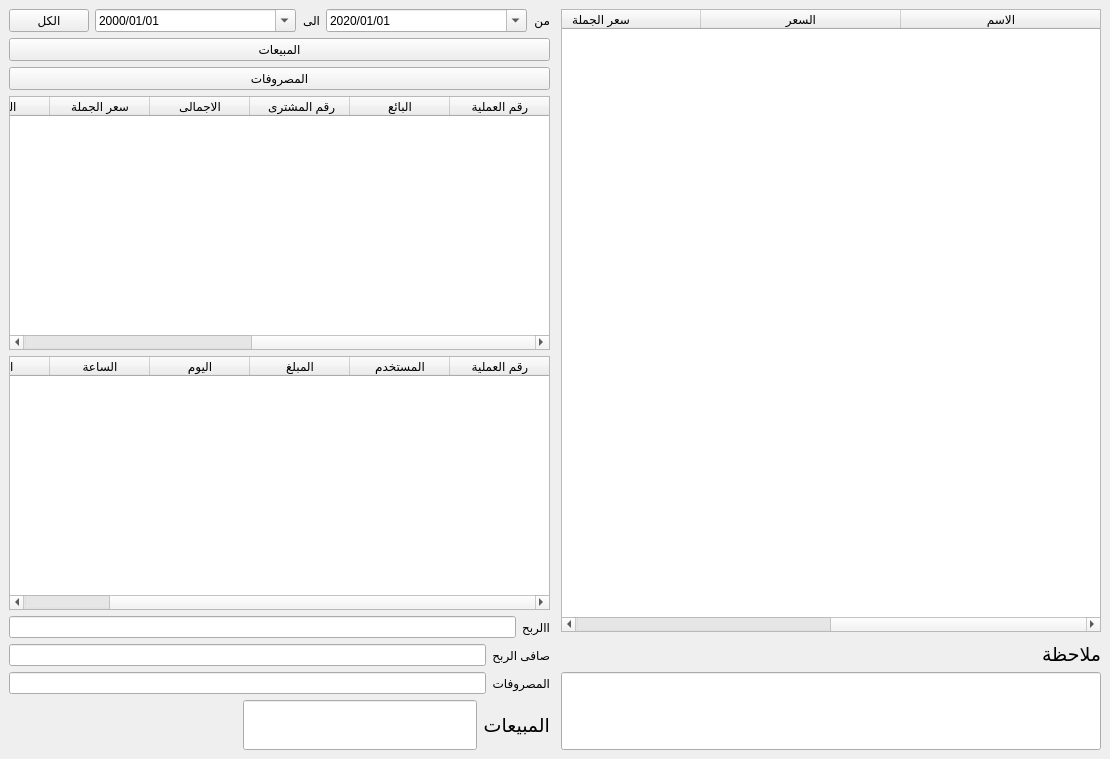
<?xml version="1.0" encoding="UTF-8"?>
<ui version="4.0">
 <class>MainWindow</class>
 <widget class="QMainWindow" name="MainWindow">
  <property name="geometry">
   <rect>
    <x>0</x>
    <y>0</y>
    <width>1110</width>
    <height>759</height>
   </rect>
  </property>
  <property name="sizePolicy">
   <sizepolicy hsizetype="Expanding" vsizetype="Preferred">
    <horstretch>0</horstretch>
    <verstretch>0</verstretch>
   </sizepolicy>
  </property>
  <property name="windowTitle">
   <string>سجل المبيعات</string>
  </property>
  <widget class="QWidget" name="centralwidget">
   <layout class="QHBoxLayout" name="horizontalLayout">
    <item>
     <layout class="QVBoxLayout" name="verticalLayout_2" stretch="0,0,0,0,0,0">
      <item>
       <layout class="QHBoxLayout" name="horizontalLayout_3" stretch="0,1,0,1,0">
        <item>
         <widget class="QPushButton" name="pushButton_all">
          <property name="text">
           <string>الكل</string>
          </property>
         </widget>
        </item>
        <item>
         <widget class="QDateEdit" name="dateEdit_to">
          <property name="dateTime">
           <datetime>
            <hour>0</hour>
            <minute>0</minute>
            <second>0</second>
            <year>2000</year>
            <month>1</month>
            <day>1</day>
           </datetime>
          </property>
          <property name="displayFormat">
           <string>yyyy/MM/dd</string>
          </property>
          <property name="calendarPopup">
           <bool>true</bool>
          </property>
         </widget>
        </item>
        <item>
         <widget class="QLabel" name="label_3">
          <property name="sizePolicy">
           <sizepolicy hsizetype="Expanding" vsizetype="Preferred">
            <horstretch>0</horstretch>
            <verstretch>0</verstretch>
           </sizepolicy>
          </property>
          <property name="text">
           <string>الى</string>
          </property>
         </widget>
        </item>
        <item>
         <widget class="QDateEdit" name="dateEdit_from">
          <property name="dateTime">
           <datetime>
            <hour>0</hour>
            <minute>0</minute>
            <second>0</second>
            <year>2020</year>
            <month>1</month>
            <day>1</day>
           </datetime>
          </property>
          <property name="displayFormat">
           <string>yyyy/MM/dd</string>
          </property>
          <property name="calendarPopup">
           <bool>true</bool>
          </property>
         </widget>
        </item>
        <item>
         <widget class="QLabel" name="label_2">
          <property name="text">
           <string>من</string>
          </property>
         </widget>
        </item>
       </layout>
      </item>
      <item>
       <widget class="QPushButton" name="pushButton_bills">
        <property name="text">
         <string>المبيعات</string>
        </property>
       </widget>
      </item>
      <item>
       <widget class="QPushButton" name="pushButton_expenses">
        <property name="text">
         <string>المصروفات</string>
        </property>
       </widget>
      </item>
      <item>
       <widget class="QTableWidget" name="tableWidget_bills">
        <property name="enabled">
         <bool>true</bool>
        </property>
        <property name="cursor" stdset="0">
         <cursorShape>PointingHandCursor</cursorShape>
        </property>
        <property name="contextMenuPolicy">
         <enum>Qt::PreventContextMenu</enum>
        </property>
        <property name="layoutDirection">
         <enum>Qt::RightToLeft</enum>
        </property>
        <property name="alternatingRowColors">
         <bool>true</bool>
        </property>
        <property name="selectionBehavior">
         <enum>QAbstractItemView::SelectRows</enum>
        </property>
        <property name="cornerButtonEnabled">
         <bool>false</bool>
        </property>
        <property name="columnCount">
         <number>9</number>
        </property>
        <attribute name="horizontalHeaderCascadingSectionResizes">
         <bool>true</bool>
        </attribute>
        <attribute name="horizontalHeaderStretchLastSection">
         <bool>true</bool>
        </attribute>
        <attribute name="verticalHeaderVisible">
         <bool>false</bool>
        </attribute>
        <column>
         <property name="text">
          <string>رقم العملية</string>
         </property>
        </column>
        <column>
         <property name="text">
          <string>البائع</string>
         </property>
        </column>
        <column>
         <property name="text">
          <string> رقم المشترى</string>
         </property>
        </column>
        <column>
         <property name="text">
          <string>الاجمالى</string>
         </property>
        </column>
        <column>
         <property name="text">
          <string>سعر الجملة</string>
         </property>
        </column>
        <column>
         <property name="text">
          <string>الخصم</string>
         </property>
        </column>
        <column>
         <property name="text">
          <string>مرتجع</string>
         </property>
        </column>
        <column>
         <property name="text">
          <string>التاريخ</string>
         </property>
        </column>
        <column>
         <property name="text">
          <string>الساعة</string>
         </property>
        </column>
       </widget>
      </item>
      <item>
       <widget class="QTableWidget" name="tableWidget_expenses">
        <property name="layoutDirection">
         <enum>Qt::RightToLeft</enum>
        </property>
        <column>
         <property name="text">
          <string>رقم العملية</string>
         </property>
        </column>
        <column>
         <property name="text">
          <string>المستخدم</string>
         </property>
        </column>
        <column>
         <property name="text">
          <string>المبلغ</string>
         </property>
        </column>
        <column>
         <property name="text">
          <string>اليوم</string>
         </property>
        </column>
        <column>
         <property name="text">
          <string>الساعة</string>
         </property>
        </column>
        <column>
         <property name="text">
          <string>البيان</string>
         </property>
        </column>
       </widget>
      </item>
      <item>
       <layout class="QHBoxLayout" name="horizontalLayout_4" stretch="0">
        <item>
         <layout class="QVBoxLayout" name="verticalLayout_4">
          <item>
           <layout class="QHBoxLayout" name="horizontalLayout_5">
            <item>
             <widget class="QLineEdit" name="lineEdit_profit"/>
            </item>
            <item>
             <widget class="QLabel" name="label_5">
              <property name="text">
               <string>االربح</string>
              </property>
             </widget>
            </item>
           </layout>
          </item>
          <item>
           <layout class="QHBoxLayout" name="horizontalLayout_7">
            <item>
             <widget class="QLineEdit" name="lineEdit_pureProfit"/>
            </item>
            <item>
             <widget class="QLabel" name="label_7">
              <property name="text">
               <string>صافى الربح</string>
              </property>
             </widget>
            </item>
           </layout>
          </item>
          <item>
           <layout class="QHBoxLayout" name="horizontalLayout_6">
            <item>
             <widget class="QLineEdit" name="lineEdit_expenses"/>
            </item>
            <item>
             <widget class="QLabel" name="label_6">
              <property name="text">
               <string>المصروفات</string>
              </property>
             </widget>
            </item>
           </layout>
          </item>
          <item>
           <layout class="QHBoxLayout" name="horizontalLayout_2">
            <item>
             <spacer name="horizontalSpacer_3">
              <property name="orientation">
               <enum>Qt::Horizontal</enum>
              </property>
              <property name="sizeHint" stdset="0">
               <size>
                <width>40</width>
                <height>20</height>
               </size>
              </property>
             </spacer>
            </item>
            <item>
             <widget class="QLineEdit" name="lineEdit_total">
              <property name="sizePolicy">
               <sizepolicy hsizetype="Expanding" vsizetype="Fixed">
                <horstretch>0</horstretch>
                <verstretch>0</verstretch>
               </sizepolicy>
              </property>
              <property name="minimumSize">
               <size>
                <width>0</width>
                <height>50</height>
               </size>
              </property>
              <property name="font">
               <font>
                <pointsize>11</pointsize>
               </font>
              </property>
              <property name="layoutDirection">
               <enum>Qt::RightToLeft</enum>
              </property>
              <property name="frame">
               <bool>true</bool>
              </property>
              <property name="readOnly">
               <bool>true</bool>
              </property>
             </widget>
            </item>
            <item>
             <widget class="QLabel" name="label_4">
              <property name="font">
               <font>
                <pointsize>14</pointsize>
               </font>
              </property>
              <property name="text">
               <string>المبيعات</string>
              </property>
             </widget>
            </item>
           </layout>
          </item>
         </layout>
        </item>
       </layout>
      </item>
     </layout>
    </item>
    <item>
     <spacer name="horizontalSpacer">
      <property name="orientation">
       <enum>Qt::Horizontal</enum>
      </property>
      <property name="sizeType">
       <enum>QSizePolicy::Fixed</enum>
      </property>
      <property name="sizeHint" stdset="0">
       <size>
        <width>5</width>
        <height>20</height>
       </size>
      </property>
     </spacer>
    </item>
    <item>
     <layout class="QVBoxLayout" name="verticalLayout" stretch="16,0,0,2">
      <item>
       <widget class="QTableWidget" name="tableWidget_billdetail">
        <property name="layoutDirection">
         <enum>Qt::RightToLeft</enum>
        </property>
        <property name="selectionBehavior">
         <enum>QAbstractItemView::SelectRows</enum>
        </property>
        <attribute name="horizontalHeaderDefaultSectionSize">
         <number>200</number>
        </attribute>
        <attribute name="horizontalHeaderStretchLastSection">
         <bool>true</bool>
        </attribute>
        <attribute name="verticalHeaderVisible">
         <bool>false</bool>
        </attribute>
        <column>
         <property name="text">
          <string>الاسم</string>
         </property>
        </column>
        <column>
         <property name="text">
          <string>السعر</string>
         </property>
        </column>
        <column>
         <property name="text">
          <string>سعر الجملة</string>
         </property>
        </column>
        <column>
         <property name="text">
          <string>الكمية</string>
         </property>
        </column>
       </widget>
      </item>
      <item>
       <spacer name="verticalSpacer">
        <property name="orientation">
         <enum>Qt::Vertical</enum>
        </property>
        <property name="sizeType">
         <enum>QSizePolicy::Fixed</enum>
        </property>
        <property name="sizeHint" stdset="0">
         <size>
          <width>19</width>
          <height>5</height>
         </size>
        </property>
       </spacer>
      </item>
      <item>
       <widget class="QLabel" name="label">
        <property name="font">
         <font>
          <pointsize>14</pointsize>
         </font>
        </property>
        <property name="text">
         <string>ملاحظة</string>
        </property>
       </widget>
      </item>
      <item>
       <widget class="QLineEdit" name="lineEdit_note">
        <property name="sizePolicy">
         <sizepolicy hsizetype="Expanding" vsizetype="Expanding">
          <horstretch>1</horstretch>
          <verstretch>1</verstretch>
         </sizepolicy>
        </property>
        <property name="font">
         <font>
          <pointsize>11</pointsize>
         </font>
        </property>
        <property name="readOnly">
         <bool>true</bool>
        </property>
       </widget>
      </item>
     </layout>
    </item>
   </layout>
  </widget>
 </widget>
 <resources/>
 <connections/>
</ui>
